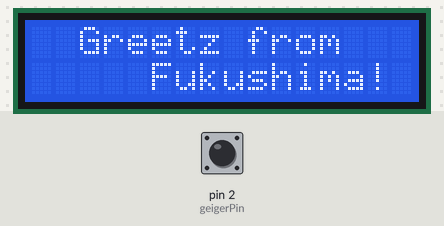
Bench run of a sketch on a simulated Arduino Nano, built with avr-gcc and run on an emulated ATmega328P. Parts: 16×2 character LCD. Inputs (shaded band) come from the test bench; at power-on: pin 2 (geigerPin) HIGH. The local clock reads 2024-03-15 10:24:30 at power-on unless the sketch sets it; what the sketch prints to the serial monitor is not drawn.

Above: at 3.1 s.
At 5.5 s:
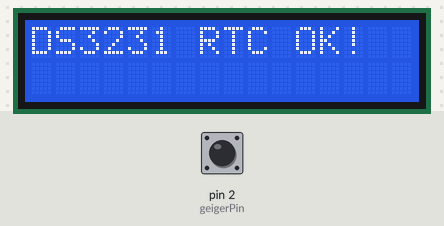
At 7.9 s:
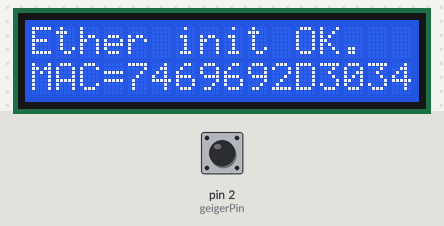
At 10.9 s:
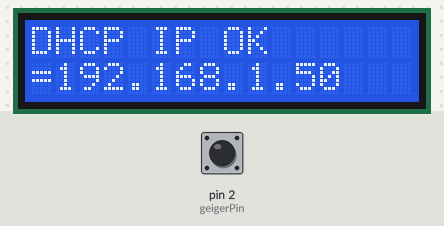
At 14.5 s:
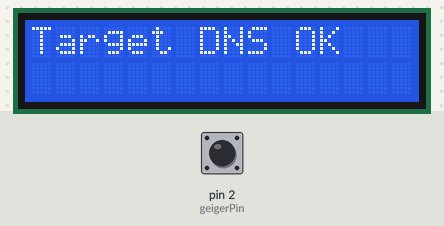
At 21.5 s:
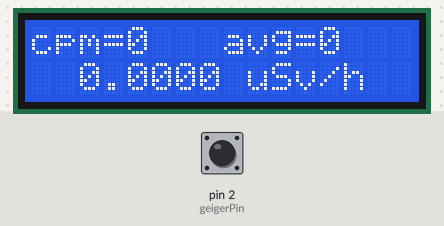

Measured:
- what the display in image 0 shows lasts 2.4 s, from 3.1 s to 5.5 s
- what the display in image 2 shows lasts 3.0 s, from 7.9 s to 10.9 s
- what the display in image 4 shows lasts 4.0 s, from 14.4 s to 18.4 s

The sketch:

NanoPro_MockUp_LCD_Ether_DS3231_Geiger.ino
```cpp
//! @author  Identity Withheld <metssigadus@xyz.ee> (l)
//! @date    2018-04-06 1523048882
//! @brief   Networked Geiger Counter sketch
//! @note    The tube interfaced. Ether payload dummied for a while.

/*
 DIY Geiger counter
 with an Hitachi HD44780 LCD driver and network capability

 Geiger signal fed to  Digital pin 2 (INT0 capable)

 NB! My device rogrammed to Nano Pro 16MHz 5V; programmer = USB Tiny
 currently ~560 bytes free RAM left thnx to PROGRAM and F() macro */

// ========================== include the libraries:
#include <LiquidCrystal.h>
#include <EtherCard.h>
// DS3231 RTC is connected via I2C using Wire lib
#include <Wire.h>
#include <RTClib.h>

// Using this library: https://github.com/PaulStoffregen/Time
#include <Time.h>
#include <TimeLib.h>

// ========================== defines
#define DEBUG true


//  --------- Network related vars:

// We bother the web site repeatedly
#define REQUEST_RATE 59999 // milliseconds

const char timeServer[] PROGMEM = "pool.ntp.org";
const int utcOffset = 0; // Because we like so
const unsigned int remoteNtpPort = 123;

// So far our HTTP target is a static one
const char website[] PROGMEM = {"xyz.ee"}; //7
const char url[] = {"pong.htm"}; //9

// User Agent definition:
const char headerline[] PROGMEM = {"User-Agent: Arduino/1.0 (Nano Pro Geiger / 0.06)"}; //49

// ethernet interface mac address
const byte mymac[] = {0x74,0x69,0x69,0x2D,0x30,0x34 };

byte Ethernet::buffer[750]; // RAM is a scare resource on Arduinos!

boolean weHaveTheEther = false;
boolean weHaveTheNetwork = false;
int secsWithoutTheNetwork = 0;


// GMC related
// Conversion factor - CPM to uSV/h
#define CONV_FACTOR 0.0057 // SBM20
int geigerPin = 2;

volatile long clicks = 0;
volatile long clicksPerPeriodOne = 0;
volatile long clicksPerPeriodTwo = 0;
volatile long totalClicks = 0;
volatile int averageCpmForTask1 = 0;
volatile int averageCpmForTask2 = 0;


float microSieverts = 0.0;

// Measurement variables
const int taskOneInterval = 10; // LCD information every 10 sec
const int taskTwoInterval = 60; // Server contacted each minute or 10
const int taskThreeInterval = 50; // trying to repair the network
const int taskFourInterval = 7200; // NTP time update
volatile int taskOneTimes = 0;
volatile int taskOneCycles = 6; // MUST BE DIVISIBLE
volatile int taskTwoTimes = 0;

volatile long totalRunTime = 0; // secs
static long timer; //milliseconds
long cpm = 0;
long timeOfLastAction = 0;


// ========================== initializing the libraries

/* initialize the library in 4-bit mode according to HW pins:
   RS, Enable, DB4 , DB5, DB6, DB7 */
LiquidCrystal lcd(9, 8, 7, 6, 5, 4);

// RTC
RTC_DS3231 rtc;


// ========================== setup()
void setup() {
  Serial.begin(57600);
  delay (3000);
  Serial.println(F("Starting..."));

  lcd_init();
  rtc_init();
  ether_init();

  if (weHaveTheNetwork) { dhcp_init(); }
  if (weHaveTheNetwork) { dns_lookup(); }

  rtc_sync();
  while (timeStatus() == timeNotSet) {
    Serial.print("Trying to set the time");
    delay(1000);
  }
  setSyncInterval(taskFourInterval);

  publishInformation();

  // --------- Geiger setup
  pinMode(geigerPin, INPUT);
  digitalWrite(geigerPin,HIGH);
  attachInterrupt(0,irqService,FALLING);

} // END of SETUP


// ========================== main()

void loop() {
  // DS3231Time + 946684800 = UnixTime
  // https://github.com/PaulStoffregen/Time
  long currentTime = now();
    if (currentTime != timeOfLastAction) {

    if ((currentTime % taskOneInterval) == 0) {
       Serial.print(currentTime);
       Serial.print(" -------- ");
       DateTime now = rtc.now();
       Serial.print(now.unixtime());
       Serial.println(" -------- measurementTask");
       measurementTask();
    }

    if ((currentTime % taskTwoInterval) == 0) {
       Serial.print(currentTime);
       Serial.println(" -------- !!!!! reportingTask");
       reportingTask();
    }
  timeOfLastAction = currentTime;
  }
} // end of MAIN


// -=============== Functions ==============-

// ---------- lcd_init()
static void lcd_init() {

if (DEBUG) {
  Serial.println(F("\nInitializing LCD now"));
  }

  // set up the LCD's number of columns and rows:
  lcd.begin(16, 2);
  // set the cursor to column 0, line 0
  lcd.setCursor(2, 0);
  // ToDo: define the atom sign!
  lcd.print(F("Greetz from"));
  lcd.setCursor(5, 1);
  lcd.print(F("Fukushima!"));
if (DEBUG) {
  Serial.println(F("Go and check whether the LCD is working!")); // No EZ way to dor it automagically
}
  delay(2400); // timespan to read the msg
}


// --------- ether_init() enj28j60

static void ether_init() {
  if (DEBUG) {
    Serial.println(F("Initializing Ethercard..."));
  }
  lcd.clear();

  if (ether.begin(sizeof Ethernet::buffer, mymac) == 0) {
    // weHaveTheNetwork = false;
    lcd.setCursor(0, 1);
    lcd.print(F("Ether failure!"));
    if (DEBUG) {
    Serial.println(F("Ether init failed miserably! We have no Ethercard present"));

    }

  } else {
    weHaveTheNetwork = true;
    lcd.setCursor(0, 0);
    lcd.print(F("Ether init OK."));
      if (DEBUG) {
        Serial.println(F("Ether init OK."));
        Serial.print(F("MAC="));
      }
    // MAC address will be printed
    // should we invent a function? ->  char[] beautify(char[],count,separator)
    lcd.setCursor(0, 1);
    lcd.print(F("MAC="));

    for (byte i = 0; i < 6; ++i) {
        lcd.print(mymac[i], HEX);
          if (DEBUG) {
             Serial.print(mymac[i], HEX);
          }
      if (i < 5) {
        if (DEBUG) {
        Serial.print(':');
        }
      }
    } // for byte
    if (DEBUG) {
     Serial.println();
    }
  }
  delay(3000); // a timespan enabling staring at the screen
}


// ------------- DHCP init

static void dhcp_init() {
  lcd.clear();
  lcd.setCursor(0, 0);
  lcd.print(F("Requesting IP:"));
  lcd.setCursor(3, 1);
  lcd.print(F("timeout???"));
  if (DEBUG) {
  Serial.println(F("Requesting IP via DHCP..."));
  }
  if (!ether.dhcpSetup()) {
    weHaveTheNetwork = false;
    lcd.setCursor(0, 1);
    lcd.print(F("DHCP failed. ERR"));
    ether.powerDown();
      if (DEBUG) {
        Serial.println(F("\nWe obtained no DHCP address.\nNo network available."));
      }
  }
  else {
    weHaveTheNetwork = true;
    lcd.clear();
    lcd.setCursor(0, 0);
    lcd.print(F("DHCP IP OK"));
       if (DEBUG) {
    Serial.print(F("\nWe obtained an IP address: "));
       }
    lcd.setCursor(0, 1);
    lcd.print(F("="));

    for (byte i = 0; i < 4; ++i) {
      Serial.print(ether.myip[i], DEC);
      lcd.print(ether.myip[i], DEC);
      if (i < 3) {
        Serial.print(F("."));
        lcd.print(F("."));
      }
    } // for

  } // else
      delay(3000);
}


// ------------- DNS Lookup

static void dns_lookup() {
     if (DEBUG) {
  Serial.println(F("\nAttempting DNS..."));
     }
  lcd.clear();
  lcd.setCursor(0, 0);
  lcd.print(F("Attempting DNS:"));
  delay(500);

  if (!ether.dnsLookup(website)) {
    weHaveTheNetwork = false; // explicitly; could have had meanwhile
    lcd.setCursor(0, 0);
    lcd.print(F("DNSreq FATAL"));
    if (DEBUG) {
      Serial.println(F("\nDNS request failed. This is FATAL."));
    }
  } else {
    weHaveTheNetwork = true;
    lcd.clear();
    lcd.setCursor(0, 0);
    lcd.print(F("Target DNS OK"));
         if (DEBUG) {
           Serial.print(F("DNS lookup OK. Destination WWW server IP is: "));
           for (byte i = 0; i < 4; ++i) {
             Serial.print(ether.hisip[i], DEC);
             if (i < 3) {
               Serial.print('.');
             } else {
               Serial.println();
             }
         } //for
        } // DEBUG
   delay(2500);
   } // else


}


// --------- rtc_init()  -------- I2C clock

static void rtc_init() {

    if (DEBUG) {
      Serial.print(F("Initializing the runtime clock...  "));
    }
  lcd.clear();
  lcd.setCursor(0, 0);

  if (! rtc.begin()) {
    if (DEBUG) {
    Serial.println(F("No DS3231 RTC accessible!"));
    }
    lcd.setCursor(0, 1);
    lcd.print(F("No DS3231 RTC!"));
  } else {
    lcd.clear();
    lcd.print(F("DS3231 RTC OK!"));
    if (DEBUG) {
      Serial.println(F("DS3231 RTC OK!"));
      // Serial.print(F("utime: "));
      // Serial.println(F("waiting for sync"));
      }
     time_t t = now(); // Store the current time in time
     setTime(t);
     // rtc.adjust(t);

    } //else OK
    delay(2400);
}


  static void rtc_sync() {
  // NB! - no timezone defined! Do think as of UTC.
    if (weHaveTheNetwork) {

         /*  if (!ether.dnsLookup(timeServer)) {
    Serial.println("DNS failed");
    } else {
          lcd.clear();
    lcd.setCursor(0, 0);
    lcd.print(F("Target DNS OK"));
         if (DEBUG) {
           Serial.print(F("DNS lookup OK. Destination NTP server IP is: "));
           for (byte i = 0; i < 4; ++i) {
             Serial.print(ether.hisip[i], DEC);
             if (i < 3) {
               Serial.print('.');
             } else {
               Serial.println();
             }
         } //for
        } // DEBUG
} // else */

      setSyncProvider(getNtpTime);
      // setSyncProvider(getDstCorrectedTime);
    } else {
    delay(500);
    DateTime now = rtc.now();
    lcd.setCursor(3, 1);
    lcd.print(now.unixtime());
    if (DEBUG) {
    Serial.println(now.unixtime());
    }
    delay(2400);
      }
  }
// ----------------- GUI trivia

static void publishInformation() {
  if (DEBUG) {
    Serial.println(F("\nStarting a timer driven loop.\n"));
   // ....Extra Debug
    Serial.print(F("free RAM left: "));
    Serial.println(freeRam());
  }
  lcd.clear();
  lcd.setCursor(0, 0);
  lcd.print(F("SETUP successful"));
  delay(1500);
  if (weHaveTheNetwork) {
  lcd.clear();
  lcd.setCursor(0, 1);
  lcd.print(F("loop: HTTP GET"));
  } else {
  lcd.setCursor(2, 1);
  lcd.print(F("No network!!"));

  }
  delay(1500);
  lcd.setCursor(0, 0);
  lcd.print(F("UpSec:   wait!"));
}

// ------------------- measure and show the radiation level
static void measurementTask() {
    taskOneTimes++;
  // volatile long timeMarker = millis();
    cpm = clicks * taskOneCycles ; // measured 10 sec; prognosed for 60 sec
    microSieverts = cpm * CONV_FACTOR;
    averageCpmForTask1 = ((clicksPerPeriodOne * taskOneCycles) / taskOneTimes ) ; // totalTime
    lcd.clear();
    lcd.setCursor(0,0);
    lcd.print("cpm=");
    lcd.print(cpm);
    lcd.setCursor(8,0);
    lcd.print("avg=");
    lcd.print(averageCpmForTask1);
    lcd.setCursor(2,1);
    lcd.print(microSieverts,5);
    lcd.setCursor(8,1);
    lcd.print(" uSv/h");
    clicks = 0;


    if (DEBUG) {
      Serial.print(taskOneInterval * taskOneTimes);
      Serial.print(" secs");
      Serial.print(" - ");
      Serial.print("clicks=");
      Serial.print(clicksPerPeriodOne);
      Serial.print(" - ");
      Serial.print("CPM = ");
      Serial.print(cpm,DEC);
      Serial.print(" -===- ");
      Serial.print("avg=");
      Serial.print(averageCpmForTask1, DEC);
      Serial.print(" -===- ");
      Serial.print("uSv/h = ");
      Serial.println(microSieverts,5);
    }
    if (taskOneTimes == taskOneCycles) {

    clicksPerPeriodOne = 0;
    averageCpmForTask1 = 0;
    taskOneCycles = 0;
    }


} // end of measurementTask


// --------------- Report the values tio the network

static void reportingTask() {
/* (https://jeelabs.org/2011/06/19/ethercard-library-api/)
// likely it means - do those ARP and ICMP thingies each time we call you
// ... on low level: take received data from the ENC28J60 and put into Arduino memory buffer. */
  ether.packetLoop(ether.packetReceive());

  if (millis() > timer + REQUEST_RATE) {
    timer = millis();

    // a real hack to cover the word "wait"
    // b/c right justify with a buffer is too expensive
    lcd.setCursor(7, 0);
    lcd.print("         ");

    lcd.setCursor(7, 0);
    lcd.print(timer/1000); // Seconds ( *1000) passed from the inizialization

    Serial.print(F("free RAM left: "));
    Serial.print(freeRam());
    Serial.println(F(" >>> REQ"));

  // http://www.rogerclark.net/aurduino-ethercard-multiple-browser-request-example/
    // A very picky method - website&headerline must be PROGMEM and url must be not, OR face problems!
    ether.browseUrl(PSTR("/"), url, website, headerline, raw_http_reply); // magic, eh?
    delay (20); // probably a safeguard timer
  }

}

// -------------------irqservice()
void irqService(){
  // safeguards: detaching the interrupt for a while and using volatile variables
  detachInterrupt(0);
  clicks++;
  clicksPerPeriodOne++;
  clicksPerPeriodTwo++;
  totalClicks++;
  while(digitalRead(2)==0){
  }
  attachInterrupt(0,irqService,FALLING);
}


// =============== Foreign functions (copied from elsewhere and possibly modded) ================

// --------- raw_http_reply() - returns what the server answered and how fast
static void raw_http_reply (byte status, word off, word len) {
  if (DEBUG) {
  Serial.print(F("<<< reply "));
  Serial.print(millis() - timer);
  Serial.println(F(" ms"));
  Serial.println(F("-----------------"));
  Serial.println((const char*) Ethernet::buffer + off);
  Serial.println(F("-----------------"));
  }
}


//--------------- freeRam ----------------

//! @brief    Shows how many bytes of free memory left
//! @details  Some black magic far above the beginners' level
//! @note   Src: https://learn.adafruit.com/memories-of-an-arduino/measuring-free-memory

int freeRam ()
{
  extern int __heap_start, *__brkval;
  int v;
  return (int) &v - (__brkval == 0 ? (int) &__heap_start : (int) __brkval);
}

/* ========================================================================================
  https://github.com/PaulStoffregen/Time/blob/master/examples/TimeNTP_ENC28J60/TimeNTP_ENC28J60.ino */

/*-------- NTP code ----------*/

// SyncProvider that returns UTC time
time_t getNtpTime() {
  // Send request
  Serial.println("Transmit NTP Request");
  if (!ether.dnsLookup(timeServer)) {
    Serial.println("DNS failed");
    return 0; // return 0 if unable to get the time
  } else {
    //ether.printIp("SRV: ", ether.hisip);
    ether.ntpRequest(ether.hisip, remoteNtpPort);

    // Wait for reply
    uint32_t beginWait = millis();
    while (millis() - beginWait < 1500) {
      word len = ether.packetReceive();
      ether.packetLoop(len);

      unsigned long secsSince1900 = 0L;
      if (len > 0 && ether.ntpProcessAnswer(&secsSince1900, remoteNtpPort)) {
        Serial.println("Receive NTP Response");
        return secsSince1900 - 2208988800UL;
      }
    }

    Serial.println("No NTP Response :-(");
    return 0;
  }
}

/* Alternative SyncProvider that automatically handles Daylight Saving Time (DST) periods,
 * at least in Europe, see below.
 */

time_t getDstCorrectedTime (void) {
  time_t t = getNtpTime ();

  if (t > 0) {
    TimeElements tm;
    breakTime (t, tm);
    t += (utcOffset + dstOffset (tm.Day, tm.Month, tm.Year + 1970, tm.Hour)) * SECS_PER_HOUR;
  }

  return t;
}

/* This function returns the DST offset for the current UTC time.
 * This is valid for the EU, for other places see
 * http://www.webexhibits.org/daylightsaving/i.html
 *
 * Results have been checked for 2012-2030 (but should work since
 * 1996 to 2099) against the following references:
 * - http://www.uniquevisitor.it/magazine/ora-legale-italia.php
 * - http://www.calendario-365.it/ora-legale-orario-invernale.html
 */
byte dstOffset (byte d, byte m, unsigned int y, byte h) {
  // Day in March that DST starts on, at 1 am
  byte dstOn = (31 - (5 * y / 4 + 4) % 7);

  // Day in October that DST ends  on, at 2 am
  byte dstOff = (31 - (5 * y / 4 + 1) % 7);

  if ((m > 3 && m < 10) ||
      (m == 3 && (d > dstOn || (d == dstOn && h >= 1))) ||
      (m == 10 && (d < dstOff || (d == dstOff && h <= 1))))
    return 1;
  else
    return 0;
}
```
